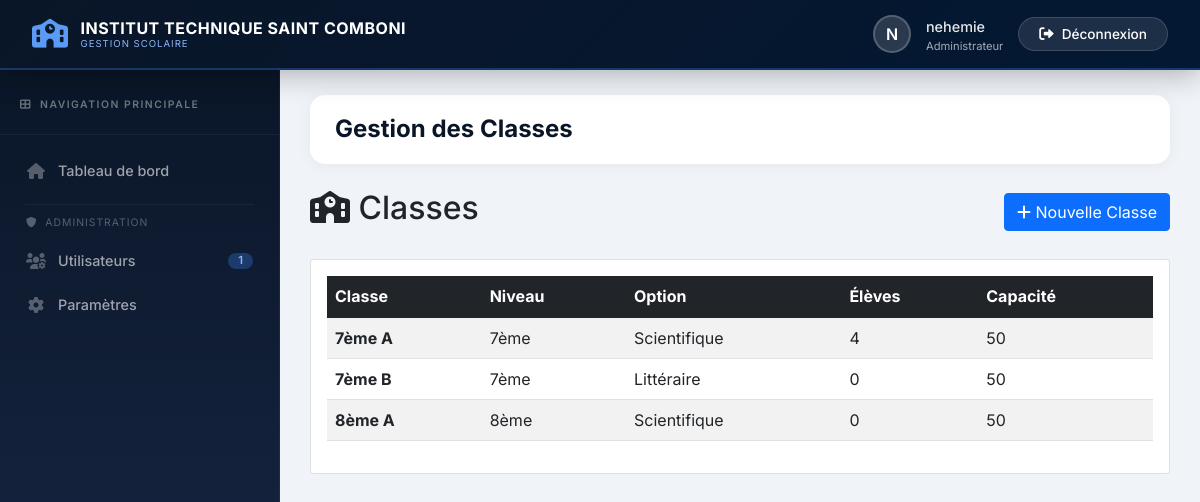
Page /gestion/classes.php (signed in) on the committed database.
### tables this page shows
CREATE TABLE `classes` (
  `id` int(11) NOT NULL,
  `nom` varchar(50) NOT NULL,
  `niveau` varchar(20) NOT NULL,
  `option_id` int(11) NOT NULL,
  `capacite` int(11) DEFAULT 50,
  `actif` tinyint(1) DEFAULT 1,
  `created_at` timestamp NOT NULL DEFAULT current_timestamp()
);

CREATE TABLE `options` (
  `id` int(11) NOT NULL,
  `nom` varchar(100) NOT NULL,
  `description` text DEFAULT NULL,
  `actif` tinyint(1) DEFAULT 1,
  `created_at` timestamp NOT NULL DEFAULT current_timestamp()
);

### controllers/GestionController.php (called while the page is built, shortened)
<?php
require_once __DIR__ . '/../config/database.php';
require_once __DIR__ . '/../models/Classe.php';
class GestionController extends Controller {
    private $classeModel;
    public function __construct() {
        $this->classeModel = new Classe();
    }
    public function classes() {
        $classes = $this->classeModel->getAllWithDetails();
        $this->render('gestion/classes', ['classes' => $classes]);
    }
}

### gestion/classes.php (called while the page is built, shortened)
<?php
require_once __DIR__ . '/../controllers/GestionController.php';
$controller = new GestionController();
$controller->classes();

### config/database.php (called while the page is built, shortened)
<?php
class Database {
    private static $instance = null;
    private $conn;
    private function __construct() {
        try {
            $dsn = 'mysql:host='.DB_HOST.';dbname='.DB_NAME.';charset=utf8mb4';
            $this->conn = new PDO($dsn, DB_USER, DB_PASS, [
                PDO::ATTR_ERRMODE => PDO::ERRMODE_EXCEPTION,
                PDO::ATTR_DEFAULT_FETCH_MODE => PDO::FETCH_ASSOC
            ]);
        } catch (PDOException $e) {
            die('Erreur de connexion : ' . $e->getMessage());
        }
    }
    public static function getInstance() {
        if (self::$instance === null) {
            self::$instance = new Database();
        }
        return self::$instance;
    }
    public function getConnection() {
        return $this->conn;
    }
}

### models/Model.php (called while the page is built, shortened)
<?php
require_once __DIR__ . '/../config/database.php';
class Model {
    public function __construct() {
        $this->db = Database::getInstance()->getConnection();
    }
}

### models/Classe.php (called while the page is built, shortened)
<?php
require_once __DIR__ . '/Model.php';
class Classe extends Model {
    public function getAllWithDetails() {
        $sql = "SELECT c.*, o.nom as option_nom, o.id as option_id,
                       COUNT(i.id) as nombre_eleves
                FROM classes c
                JOIN options o ON c.option_id = o.id
                LEFT JOIN inscriptions i ON c.id = i.classe_id AND i.statut = 'actif'
                WHERE c.actif = 1
                GROUP BY c.id
                ORDER BY c.niveau, c.nom";
        $stmt = $this->db->prepare($sql);
        $stmt->execute();
        return $stmt->fetchAll();
    }
}

### views/gestion/classes.php (the view, shortened to what this page needs)
<div class="d-flex justify-content-between align-items-center mb-4">
    <h2><i class="fas fa-school"></i> Classes</h2>
    <a href="<?php echo SITE_URL; ?>/gestion/classe_ajouter.php" class="btn btn-primary">
    <i class="fas fa-plus"></i> Nouvelle Classe
</a>
</div>
<div class="card">
    <div class="card-body">
        <table class="table table-striped">
            <thead class="table-dark">
                <tr>
                    <th>Classe</th>
                    <th>Niveau</th>
                    <th>Option</th>
                    <th>Élèves</th>
                    <th>Capacité</th>
                </tr>
            </thead>
            <tbody>
                <?php foreach ($classes as $classe): ?>
                <tr>
                    <td><strong><?php echo htmlspecialchars($classe['nom']); ?></strong></td>
                    <td><?php echo $classe['niveau']; ?></td>
                    <td><?php echo $classe['option_nom']; ?></td>
                    <td><?php echo $classe['nombre_eleves']; ?></td>
                    <td><?php echo $classe['capacite']; ?></td>
                </tr>
                <?php endforeach; ?>
            </tbody>
        </table>
    </div>
</div>
<?php
require_once __DIR__ . '/../template.php';
?>

### rows in the picture
classes: nom "7ème A", niveau "7ème", option.nom "Scientifique", nombre_eleves "4", capacite "50"
classes: nom "7ème B", niveau "7ème", option.nom "Littéraire", nombre_eleves "0", capacite "50"
classes: nom "8ème A", niveau "8ème", option.nom "Scientifique", nombre_eleves "0", capacite "50"

### other values in the picture
$school "INSTITUT TECHNIQUE SAINT COMBONI"
substr($_SESSION['user_name'] ?? 'U', 0, 1) "N"
$_SESSION['user_name'] "nehemie"
$roleLabels[$_SESSION['user_role']] "Administrateur"
$count "1"
$pageTitle "Gestion des Classes"
